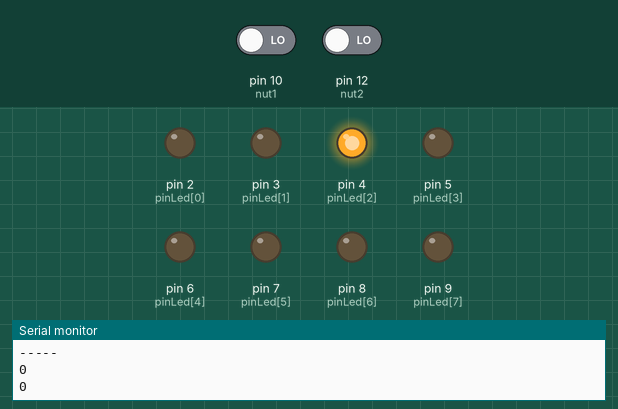
This sketch was run on a simulated Arduino Uno, built with avr-gcc and run on an emulated ATmega328P. Parts: output pins drawn as LEDs (lit = HIGH), the last lines printed to the serial monitor. The inputs (shaded band) are chosen by the test bench; at power-on: pin 10 (nut1) LOW, pin 12 (nut2) LOW.

Above: at 1.2 s.
1.3 s: pin 10 (nut1) driven HIGH
At 2.1 s:
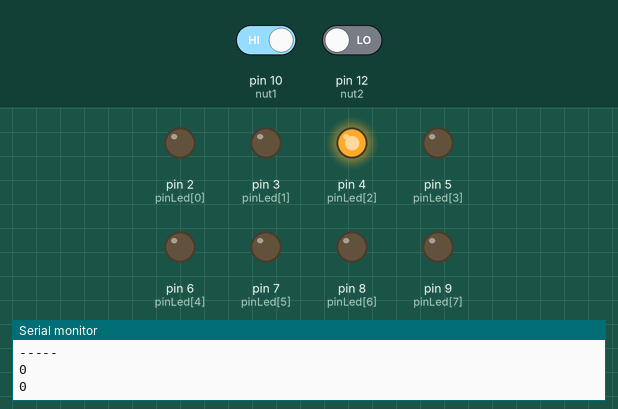
2.8 s: pin 10 (nut1) driven LOW
At 3.4 s:
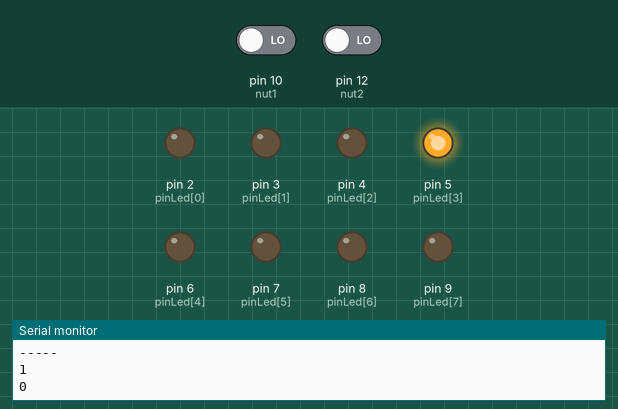
At 6.9 s:
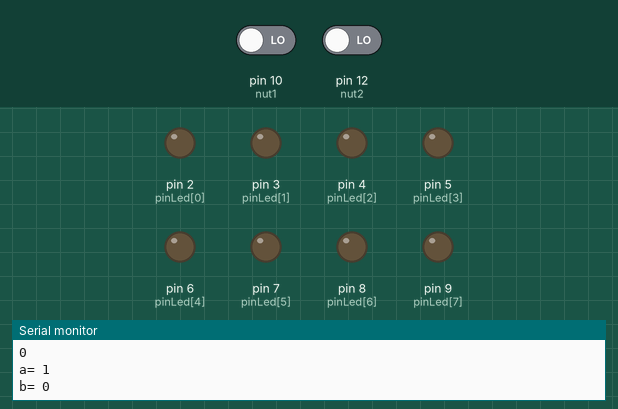
Timing chart, 0 to 8.4 s (numbered marks = the images above; inputs shaded):
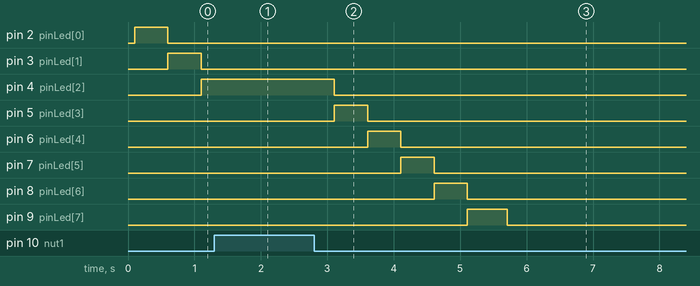

The sketch:

BT_C1.ino
```cpp
/*
Ý tưởng: đưa lệnh k.tra trạng thái nút nhấn vào trong vòng lặp 8 LED
nếu nút nhấn thay đổi trạng thái thì thoát vòng lặp

Hiện tại: chưa chuyển chế độ ngay lập tức khi nhấn nút
trạng thái được cập nhật (độ trễ 100) nhưng phải đợi vòng for chạy hoàn tất 8 LED
(trễ 8,2 s mới thực thi)
- Chưa tìm được cú pháp hợp lý để xử lý thoát vòng for.
- Phần cứng còn bị nhiễu tín hiệu input D10, D12
*/

int pinLed[] = {2,3,4,5,6,7,8,9};
const int nut1 = 10;
const int nut2 = 12;
boolean a=0, a1=0;
boolean b=0, b1=0;

void kt_nut1()
{
  if(digitalRead(nut1) == HIGH)
  {
    a = !a;
    while(digitalRead(nut1) == HIGH)
    delay(100);
  }
}

void kt_nut2()
{
  if(digitalRead(nut2) == HIGH)
  {
    b = !b;
    while(digitalRead(nut2) == HIGH)
    delay(100);
  }
}

void tatLed()
{
  for(int i=0; i<8; i++)
    digitalWrite(pinLed[i], LOW);
}

void delayAndCheck()
{
  if((a==1)&&(b==1))
  {
    static int chay2 = 0;
    for(chay2=0; chay2<8; chay2++)          //chay 8 LED
    {
      for(int i=0; i<10; i++)
      {
        digitalWrite(pinLed[chay2], HIGH);
        delay(100);
        a1=a;
        kt_nut1();
        kt_nut2();
        Serial.println("-----");
        Serial.println(a);
        Serial.println(b);
        if(a!=a1)
        {
            tatLed();
            break;
        }
      }
      for(int i=0; i<10; i++)
      {
        digitalWrite(pinLed[chay2], LOW);
        delay(100);
        kt_nut1();
        kt_nut2();
        a1=a;
        Serial.println("-----");
        Serial.println(a);
        Serial.println(b);
        if(a!=a1)
        {
            tatLed();
            break;
        }
      }
      }
    }
  else if((a==0)&&(b==0))
  {
    static int chay1=0;
    for(chay1=0; chay1<8; chay1++)       //khi chạy lần 2 thì ko tắt được led cuối, tăng 8 -> 9 thì mất thêm 1s,
      {
        for(int i=0; i<5; i++)
        {
          digitalWrite(pinLed[chay1], HIGH);
          digitalWrite(pinLed[chay1-1], LOW);
          delay(100);
          b1=b;
          kt_nut1();
          kt_nut2();
          Serial.println("-----");
          Serial.println(a);
          Serial.println(b);
          if(b!=b1)
          {
            tatLed();
            break;
          }
        }
      }
  }
  else
  {
    tatLed();
    Serial.println("-----");
    Serial.println(a);
    Serial.println(b);
  }
}

void setup() {
  Serial.begin(38400);
  pinMode(nut1, INPUT);
  pinMode(nut2, INPUT);
  for(int i=0; i<8; i++)
    pinMode(pinLed[i], OUTPUT);
}

void loop() {
//  trangthai1 = digitalRead(nut1);
//  trangthai2 = digitalRead(nut2);
  Serial.print("a= ");
  Serial.println(a);
  Serial.print("b= ");
  Serial.println(b);
  delay(100);
  kt_nut1();
  kt_nut2();
  delayAndCheck();
}
```

Measured:
- after the input at 1.3 s, pin 4 (pinLed[2]): stays HIGH (without the input it goes to LOW after 0.30 s); pin 5 (pinLed[3]): stays LOW (without the input it goes to HIGH after 0.30 s); pin 6 (pinLed[4]): stays LOW (without the input it goes to HIGH after 0.81 s); pin 7 (pinLed[5]): stays LOW (without the input it goes to HIGH after 1.3 s)
- after the input at 2.8 s, pin 4 (pinLed[2]): HIGH → LOW after 0.30 s; pin 5 (pinLed[3]): LOW → HIGH after 0.30 s, → LOW 0.50 s later; pin 6 (pinLed[4]): LOW → HIGH after 0.81 s, → LOW 0.50 s later; pin 7 (pinLed[5]): LOW → HIGH after 1.3 s, → LOW 0.50 s later; pin 8 (pinLed[6]): LOW → HIGH after 1.8 s, → LOW 0.50 s later
